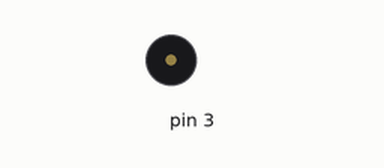
A sketch run on a simulated Arduino Uno, built with avr-gcc and run on an emulated ATmega328P. On the bench: buzzer (waves = sounding).

Above: at 0.12 s.
At 2.77 s:
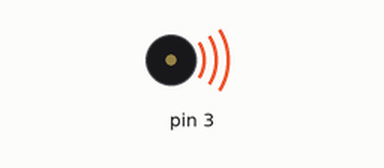
Timing chart, 0 to 3.1 s (numbered marks = the images above):
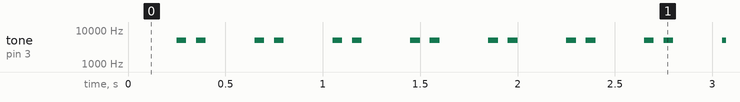

The sketch:

1128_buzzer1.ino
```cpp
void setup() {
//bitSet(DDRD,PD3);
bitSet(DDRD,PB3);
TCCR2A = 0b01010010; // コンペアマッチトグル出力、CTC モード
TCCR2B = 0b00000000; // タイマ停止
OCR2A = 24; // コンペアマッチの値(1ms)
}
void loop() {
delay(250);
TCNT2 = 0;
TCCR2B = 0b00000100; // 矩形波出力 64 分周
delay(50);
TCCR2B = 0b00000000; // 出力停止
delay(50);
TCNT2 = 0;
TCCR2B = 0b00000100; // 矩形波出力
delay(50);
TCCR2B = 0b00000000; // 出力停止
}
```

Measured:
- by itself, tone on pin 3: repeats every 0.40 s: silent 0.05 s, 5000 Hz 0.05 s, silent 0.25 s, 5000 Hz 0.05 s
